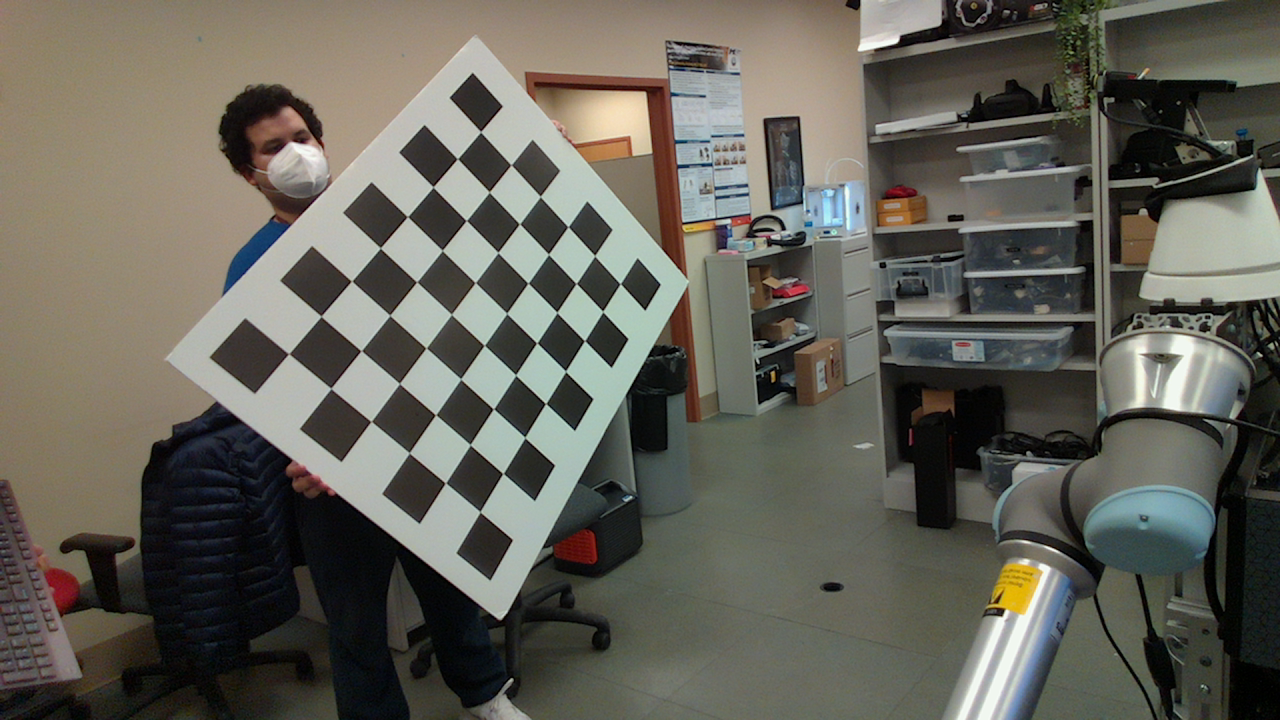
#> input picture Calibration/data/realsense_left/calib_image_frame_11.png, 1280 x 720 px, given in place of the camera
$ jupyter execute --allow-errors 'Camera Calibrations.ipynb'   (shell and % lines are left out)   (older library calls are emulated)   (text cells are left out)
#> lines starting #> are read from the running program, lines starting #| are printed output that depends on the picture; after the words box and inside, x2 and y2 are one past the last pixel; in counts of white or black regions, pixels touching at a corner belong together
### open3d_calibration.py
import numpy as np
import open3d as o3d
import time
import copy
from itertools import permutations


# [135 lines left out: functions draw_registration_result, preprocess_point_cloud, execute_fast_global_registration, execute_global_registration, color_registration, display_inlier_outlier and 2 more, not called in this run]

def load_pc_dict(pcd_dir, keys_list, form='npy'):
    pcd_dict = { k:o3d.geometry.PointCloud() for k in keys_list }
    for key in keys_list:
        if form == 'npy':
            pcd_fn = pcd_dir+'/'+key+'.npy'
            print('\n\n\n\n\n\n\n\n\n\n\n\n')
            print(pcd_fn)
            pcd_ary = np.load(pcd_fn)
            print("pcd ary shape:", pcd_ary.shape)
            pcd_dict[key].points = o3d.utility.Vector3dVector(pcd_ary[:, :3])
            pcd_dict[key].colors = o3d.utility.Vector3dVector(pcd_ary[:, 3:])

            points = np.asarray(pcd_dict[key].points)
            if(key == 'torso'):
                pcd_dict[key] = pcd_dict[key].select_by_index(np.where(points[:,2] < 3.0)[0])
            else:
                pcd_dict[key] = pcd_dict[key].select_by_index(np.where(np.logical_and(points[:,2] < 3.0,points[:,2] > 1.5))[0])

            print(np.max(points,axis = 0))

        elif form == 'ply':
            pcd_fn = pcd_dir+'/'+key+'.ply'
            pcd_dict[key] = o3d.io.read_point_cloud(pcd_fn)
    return pcd_dict

# [79 lines that do not run on import are left out]


    # [15 lines of commented-out code are left out]

### realsense.py
import multiprocessing
import numpy as np
from copy import deepcopy
import time
import warnings
try:
    import pyrealsense2 as rs
    HAS_RS2 = True
except ImportError:
    HAS_RS2 = False

class RealSenseCamera:
    """Driver for a realsense camera. Handles L515s and SRs.
    REMARK: `update()` can only be called in the same process in
        which this driver was instantiated, otherwise, it will
        runtime error saying frames did not arrive for 5000 ms.
    """
    def __init__(self, serial_num,camera_type,extra_settings):
        if not HAS_RS2:
            warnings.warn("Realsense camera data is not available because the pyrealsense2 module is not installed")
            self.pipeline = None
            return

        self.extra_settings_dict = {
            'laser_power':rs.option.laser_power,
            'min_distance':rs.option.min_distance,
            'receiver_gain':rs.option.receiver_gain,
            'noise_filtering':rs.option.noise_filtering,
            'pre_processing_sharpening':rs.option.pre_processing_sharpening,
            'post_processing_sharpening':rs.option.post_processing_sharpening,
            'confidence_threshold':rs.option.confidence_threshold
        }
        self.serial_num = serial_num
        self.pipeline = rs.pipeline()
        self.config = rs.config()
        self.latest_aligned_frame = None
        self.frame_time = time.time()
        try:
            self.config.enable_device(serial_num.encode('utf-8'))
            if(camera_type == 'SR'):
                self.config.enable_stream(
                    rs.stream.depth, 640, 480, rs.format.z16, 30)
                self.config.enable_stream(
                    rs.stream.color, 640, 480, rs.format.rgb8, 30)
                self.numpix = 640*480
            elif(camera_type == 'L515'):
                self.config.enable_stream(
                    rs.stream.depth, 640, 480, rs.format.z16, 30)
                self.config.enable_stream(
                    rs.stream.color, 1280, 720, rs.format.rgb8, 30)
                self.numpix  = 1280*720
            else:
                print('\n SensorModule: Failed to initialize camera with serial number {} due to unsuported camera type {}. Please review the camera_settings_file and try again.'.format(serial_num,camera_type))
                raise TypeError('Non-supported camera type selected found!')
            self.align_to = rs.stream.color
            self.align = rs.align(self.align_to)
            # Start streaming
            self.profile = self.pipeline.start(self.config)
            self.depth_sensor = self.profile.get_device().first_depth_sensor()
            self.depth_scale = self.depth_sensor.get_depth_scale()
            if(camera_type == 'L515'):
                if(extra_settings is not None):
                    print("Starting realsense L515 with extra settings")
                    print(extra_settings)
                    for key in extra_settings.keys():
                        prop = self.extra_settings_dict[key]
                        self.depth_sensor.set_option(prop,extra_settings[key])

                        print(self.depth_sensor.get_option(prop))
            # we sleep for 3 seconds to stabilize the color image - no idea why, but if we query it soon after starting, color image is distorted.
            self.pc = rs.pointcloud()
        except Exception as e:
            print(e, 'Invalid Camera Serial Number')
            self.pipeline.stop()
        # atexit.register(self.safely_close)

    # [82 lines left out: functions update, latest_point_cloud, latest_rgbd_images, safely_close, go, not called in this run]
        # time.sleep(0.1)

# [9 lines that do not run on import are left out]
    # p = multiprocessing.Process(target=go)
    # p.start()
    # p.join()

### Camera Calibrations.ipynb
[cell 1]
import cv2
import numpy as np
import cv2 as cv
import glob
import time
from tqdm import tqdm
from copy import deepcopy
import scipy.optimize as sopt
from klampt.math import se3,so3
from itertools import combinations
import pickle

import open3d as o3d
from open3d_calibration import load_pc_dict
from calibration_utils import load_cam_K

import matplotlib.pyplot as plt

[cell 2]
def make_1080p(cap):
    cap.set(3, 1280)
    cap.set(4, 720)

cam1 = cv2.VideoCapture(14)
make_1080p(cam1)
cam2 = cv2.VideoCapture(22)
make_1080p(cam2)
cam3 = cv2.VideoCapture(6)
make_1080p(cam3)
cam_dict = {'realsense_left':cam1,'realsense_right':cam2,'realsense_torso':cam3}
curr_frame = {'realsense_left':[],'realsense_right':[],'realsense_torso':[]}
for i in cam_dict.keys():
    cv2.namedWindow(i)

img_counter = 0

while True:
    for camera in cam_dict.keys():
        cam = cam_dict[camera]
        ret, frame = cam.read()
        if not ret:
            print("failed to grab frame")
            break

        cv2.imshow(camera, cv2.resize(frame, (640,480)))
        curr_frame.update({camera:frame})
#> this loop made 3 passes
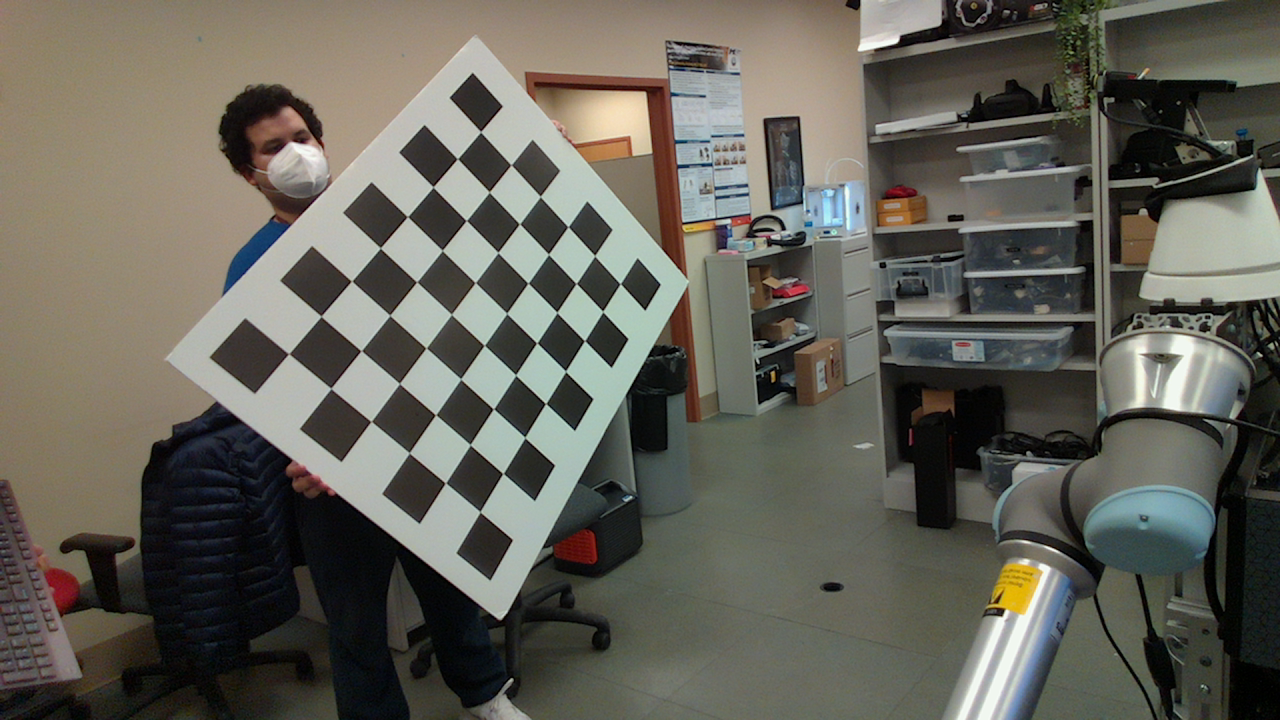
#> input picture Calibration/data/realsense_left/calib_image_frame_11.png, 1280 x 720 px, given in place of the camera
#> pass 1, `cv2.imshow(camera, cv2.resize(frame, (640,480)))`:
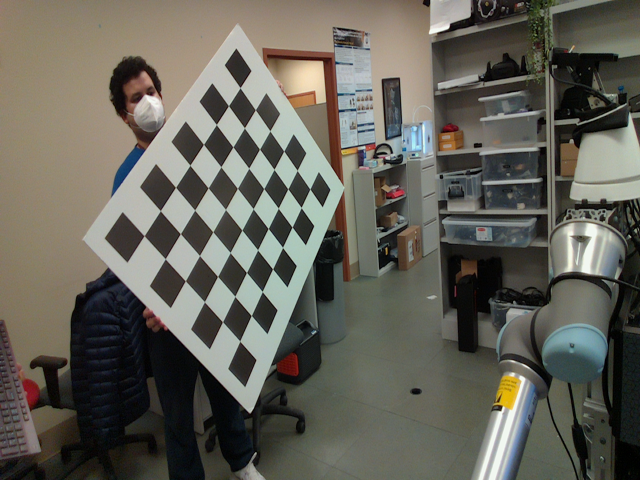
#> window 'realsense_left': shape (480, 640, 3); mean B, G, R 89.1, 98.3, 100.1
#> frame is the input picture: shape (720, 1280, 3); mean B, G, R 89.1, 98.3, 100.1
#> after the loop, curr_frame = 3 items
    k = cv2.waitKey(1)
#> (key Esc is pressed here)
    if k%256 == 27:
        # ESC pressed
        print("Escape hit, closing...")
        break
    elif k%256 == 32:
        # SPACE pressed
        for camera in cam_dict.keys():
            img_name = "./Calibration/data/{}/calib_image_frame_{}.png".format(camera,img_counter)
            cv2.imwrite(img_name, curr_frame[camera])
            print("{} written!".format(img_name))
        img_counter += 1

for camera in cam_dict.keys():
    cam_dict[camera].release()
# cam.release()

cv2.destroyAllWindows()

[cell 3]
empty_dict = {'realsense_left':[],'realsense_right':[],'realsense_torso':[]}
# termination criteria

horizontal = 8
vertical = 6
size = 0.108
criteria = (cv.TERM_CRITERIA_EPS + cv.TERM_CRITERIA_MAX_ITER, 30, 0.001)
# prepare object points, like (0,0,0), (1,0,0), (2,0,0) ....,(6,5,0)
objp = np.zeros((horizontal*vertical,3), np.float32)
objp[:,:2] = np.mgrid[0:horizontal,0:vertical].T.reshape(-1,2)*size
# Arrays to store object points and image points from all the images.
objpoints =  deepcopy(empty_dict)
imgpoints =  deepcopy(empty_dict) # 2d points in image plane.

[cell 4]
ok_dict = deepcopy(empty_dict)
for camera in ok_dict.keys():
    images = sorted(glob.glob('./Calibration/data/{}/calib_image_frame_*.png'.format(camera)))
    for fname in tqdm(images):
        img = cv.imread(fname)
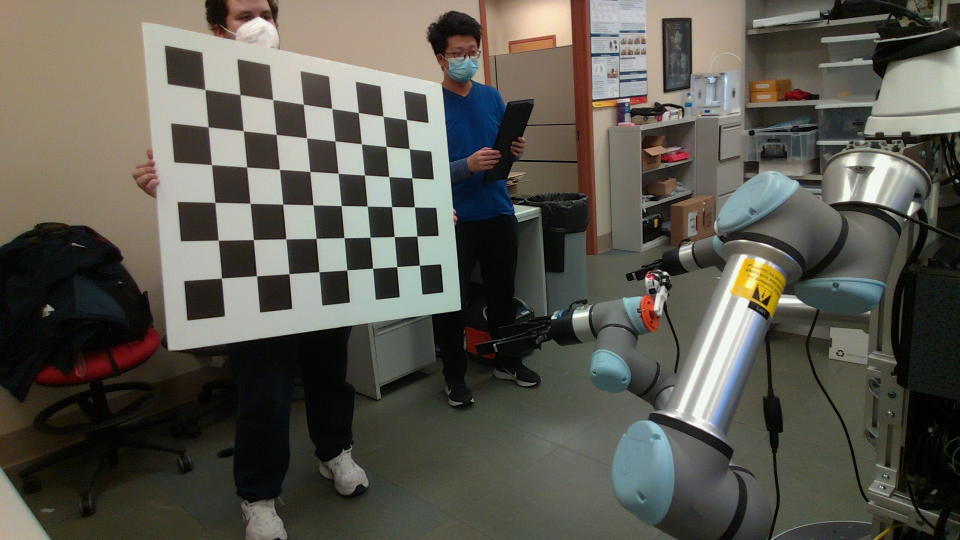
#> input picture Calibration/data/realsense_left/calib_image_frame_0.png, 1920 x 1080 px (shown at 1/2 size)
#> img is the input picture: shape (1080, 1920, 3); mean B, G, R 79.9, 88.5, 90.5
        gray = cv.cvtColor(img, cv.COLOR_BGR2GRAY)
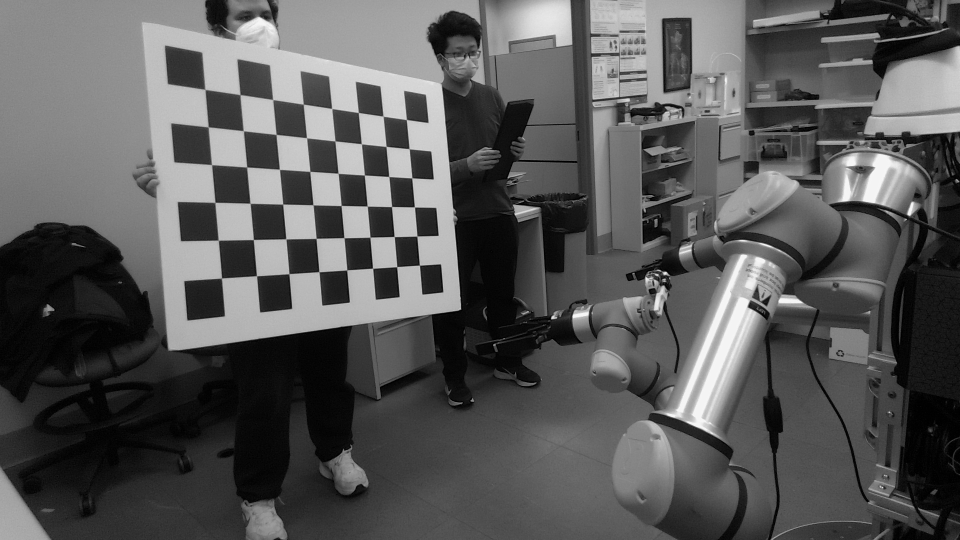
#> gray: shape (1080, 1920) (shown at 1/2 size); min 0, max 246, mean 88.1
    #     cv.imshow('webcam', gray)
    #     cv.waitKey()
        # Find the chess board corners
        ret, corners = cv.findChessboardCorners(gray, (horizontal,vertical), None)
#> ret = True; corners = 48 rows, first 8: [410.9, 179.8], [480.7, 189.8], [546.3, 199.8], [607.2, 208.9], [664.2, 217.8], [717.1, 225.2], [766.5, 232.4], [813, 239.3]
#> `corners2 = cv.cornerSubPix(gray,corners, (11,11), (-1,-1), criteria)`: corners2 = 48 rows, first 8: [410.4, 179.3], [480.5, 189.8], [546, 199.5], [607, 208.7], [663.9, 217.5], [717.1, 225.4], [766.5, 232.7], [813.2, 239.5]
        ok_dict[camera].append(ret)
    #         cv.imshow('img', img)
    #         cv.waitKey(50)
    cv.destroyAllWindows()

[cell 5]
final_filter = np.zeros(len(ok_dict[list(ok_dict.keys())[0]]))
final_filter[:] = True
#> (the rest of this cell did not finish here and is left out)

[cell 6]
ok_dict = deepcopy(empty_dict)

#> (the rest of this cell did not finish here and is left out)

[cell 7]
calibrations = deepcopy(empty_dict)
#> (the rest of this cell did not finish here and is left out)

[cell 8]
def draw(img, corners, imgpts):
    corner = tuple(corners[0].ravel().astype(int))
    img = cv.line(img, corner, tuple(imgpts[0].ravel().astype(np.int)), (255,0,0), 5)
    img = cv.line(img, corner, tuple(imgpts[1].ravel().astype(np.int)), (0,255,0), 5)
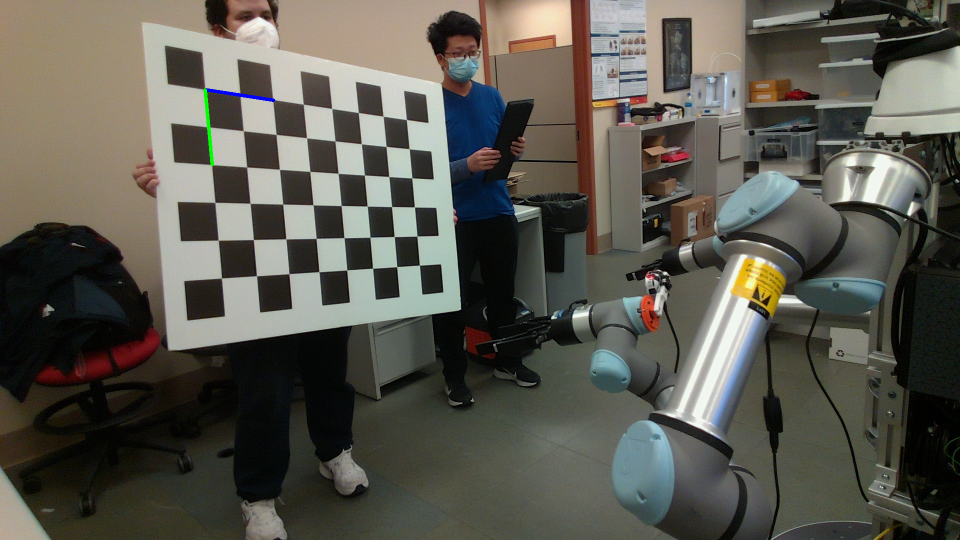
#> img: shape (1080, 1920, 3) (shown at 1/2 size); mean B, G, R 79.9, 88.5, 90.4
    img = cv.line(img, corner, tuple(imgpts[2].ravel().astype(np.int)), (0,0,255), 5)
#> img: shape (1080, 1920, 3); 0.03% of pixels changed, all inside (x1, y1, x2, y2) = (407, 135, 494, 183)
#> (key Esc is pressed here)
    return img

criteria = (cv.TERM_CRITERIA_EPS + cv.TERM_CRITERIA_MAX_ITER, 30, 0.001)
objp = np.zeros((horizontal*vertical,3), np.float32)
objp[:,:2] = np.mgrid[0:horizontal,0:vertical].T.reshape(-1,2)*size
axis = np.float32([[2*size,0,0], [0,2*size,0], [0,0,-2*size]]).reshape(-1,3)

[cell 9]
corner = deepcopy(empty_dict)
rs = deepcopy(empty_dict)
ts = deepcopy(empty_dict)

#> (the rest of this cell did not finish here and is left out)

[cell 10]
corner_mask =  np.zeros(len(corner[list(ok_dict.keys())[0]]))
corner_mask[:] = True
for i in range(len(corner.keys())-1):
    this = list(corner.keys())[i]
    that = list(corner.keys())[i+1]
    equal = corner[this] == corner[that]
    corner_mask = np.logical_and(corner_mask,equal)
# corner_mask = np.array(corner['realsense']) == np.array(corner['webcam'])
compatibility_mask = final_filter.copy()
compatibility_mask[:] = False
compatibility_mask[final_filter] = corner_mask
final_mask = np.logical_and(final_filter,compatibility_mask)
final_mask

[cell 11]
m_rs = deepcopy(empty_dict)
m_ts = deepcopy(empty_dict)

#> (the rest of this cell did not finish here and is left out)

[cell 12]
import scipy.optimize as sopt
from klampt.math import se3,so3
from itertools import combinations
import pickle

[cell 13]
def transformation_error(x,*args):
    """
    x:[0:6] pos + rotvec of one camera w.r.t. to the other
    """
    x = x.tolist()
    R_w_r = so3.from_rotation_vector(x[3:6])
#     print(R_w_r)
    T_w_r = x[:3]
    m1 = args[0]
    m2 = args[1]
#     print(T_w_r)
    errors = []
    for i,pt in enumerate(m1):
#         print(pt)
        pred_pt = se3.apply((R_w_r,T_w_r),pt)
        errors.append(np.linalg.norm(np.array(pred_pt)-np.array(m2[i])))

    return np.mean(errors)

[cell 14]
transforms = {}
#> (the rest of this cell did not finish here and is left out)

[cell 15]
transforms
pickle.dump(transforms,open('./transforms.p','wb'))
pickle.dump(calibrations,open('./intrinsic_calibrations.p','wb'))

[cell 16]
from realsense import RealSenseCamera


serial_numbers = {'realsense_left':"f0220315",'realsense_right':"f0271386",'realsense_torso':"f0190400"}

cams = {'realsense_left':[],'realsense_right':[],'realsense_torso':[]}
pt_clouds = deepcopy(cams)

#> (the rest of this cell did not finish here and is left out)

#> (a cell that did not finish here is left out)

[cell 18]
1280*720

[cell 19]
pt_clouds.keys()

[cell 20]
pcd_dir = 'Calibration/data/point_cloud'
for k in pt_clouds.keys():
    pcd_fn = pcd_dir+'/'+k.split('_')[-1]+'.npy'
    np.save(pcd_fn, pt_clouds[k])

[cell 21]
pcd_dir = 'Calibration/data/point_cloud'
keys_list = ['realsense_left','realsense_right','realsense_torso']
#> (the rest of this cell did not finish here and is left out)


#> (a cell that did not finish here is left out)

[cell 23]
from glob import glob
import numpy as np
import open3d as o3d

import matplotlib.pyplot as plt

[cell 24]
dataset_folder = 'Dataset/2022-04-21-17-35-22'
cam_folders = sorted(glob(dataset_folder+'/*'))

dataset_dict = {}

for cam_folder in cam_folders:
    cam_name = cam_folder.split('/')[-1]

    color_dataset = sorted(glob('{}/color/*'.format(cam_folder)))
    depth_dataset = sorted(glob('{}/depth/*'.format(cam_folder)))

    dataset_dict.update({'{}_depth'.format(cam_name):depth_dataset,'{}_color'.format(cam_name):color_dataset})

[cell 25]
from create_point_cloud import load_point_cloud

[cell 26]
trans_dir = 'Calibration/data/extrinsics'

[cell 27]
cameras = ['left','right','torso']
#> (the rest of this cell did not finish here and is left out)

[cell 28]
import pandas as pd

dataframes = {}
for i in dataset_dict.keys():
    df = pd.DataFrame({'frame':dataset_dict[i]})
    timestamps = df.frame.str.split('_',expand = True).iloc[:,-1].str.split('.',expand = True).iloc[:,0].astype(float)
    df['timestamps'] = timestamps
    df.columns = [i,'timestamps']
    dataframes.update({i:df})
